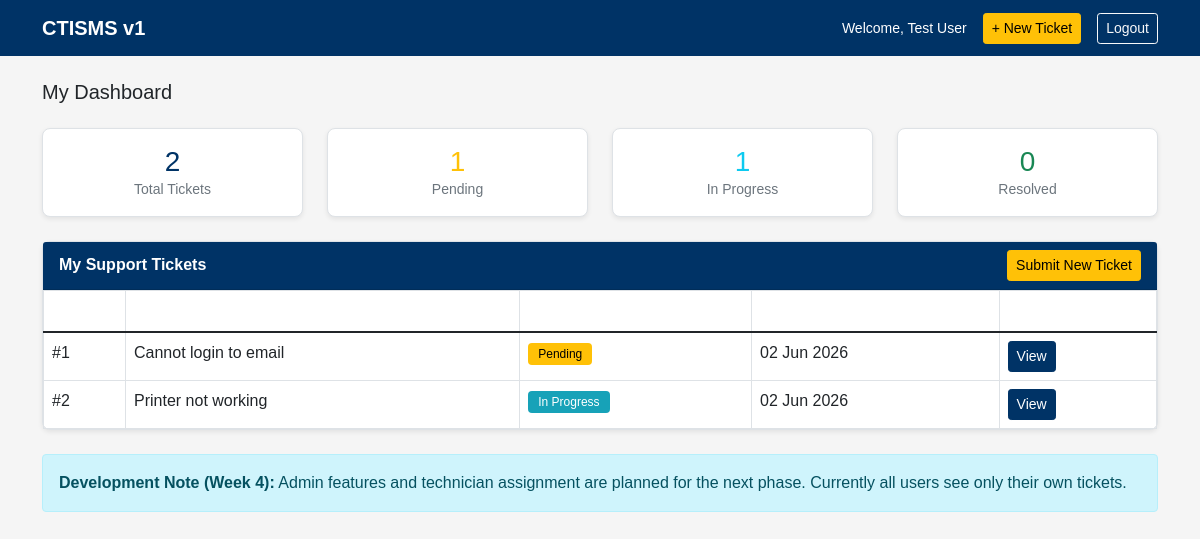
/dashboard.php (signed in), run on the app's committed database.
### tables this page shows
CREATE TABLE `tickets` (
  `id`          INT          NOT NULL AUTO_INCREMENT,
  `title`       VARCHAR(255) NOT NULL,
  `description` TEXT         NOT NULL,
  `status`      VARCHAR(30)  NOT NULL DEFAULT 'Pending',
  `user_id`     INT          NOT NULL,
  `created_at`  DATETIME     NOT NULL DEFAULT CURRENT_TIMESTAMP,
  PRIMARY KEY (`id`),
  KEY `user_id` (`user_id`)
);

### dashboard.php (the view, shortened to what this page needs)
<?php
require_once 'config/db.php';
$stmt = $pdo->prepare("SELECT * FROM tickets WHERE user_id = ? ORDER BY created_at DESC");
$stmt->execute([$_SESSION['user_id']]);
$tickets = $stmt->fetchAll();
$total    = count($tickets);
$pending  = 0;
$inprog   = 0;
$resolved = 0;
foreach ($tickets as $t) {
    if ($t['status'] == 'Pending')     $pending++;
    if ($t['status'] == 'In Progress') $inprog++;
}
?>
<!DOCTYPE html>
<html lang="en">
<head>
    <link href="https://cdn.jsdelivr.net/npm/bootstrap@5.1.3/dist/css/bootstrap.min.css" rel="stylesheet">
    <link href="assets/css/style.css" rel="stylesheet">
</head>
<body>
<nav class="navbar navbar-expand-lg mb-4">
    <div class="container">
        <a class="navbar-brand fw-bold" href="dashboard.php">CTISMS v1</a>
        <div class="ms-auto d-flex align-items-center gap-3">
            <span class="text-white small">
                Welcome, <?= htmlspecialchars($_SESSION['user_name']) ?>
            </span>
            <a href="create_ticket.php" class="btn btn-sm btn-warning">+ New Ticket</a>
            <a href="logout.php" class="btn btn-sm btn-outline-light">Logout</a>
        </div>
    </div>
</nav>
<div class="container">
    <h5 class="mb-4">My Dashboard</h5>
    <div class="row mb-4">
        <div class="col-md-3">
            <div class="card text-center p-3">
                <h3 class="mb-0" style="color:#003366"><?= $total ?></h3>
                <small class="text-muted">Total Tickets</small>
            </div>
        </div>
        <div class="col-md-3">
            <div class="card text-center p-3">
                <h3 class="mb-0 text-warning"><?= $pending ?></h3>
                <small class="text-muted">Pending</small>
            </div>
        </div>
        <div class="col-md-3">
            <div class="card text-center p-3">
                <h3 class="mb-0 text-info"><?= $inprog ?></h3>
                <small class="text-muted">In Progress</small>
            </div>
        </div>
        <div class="col-md-3">
            <div class="card text-center p-3">
                <h3 class="mb-0 text-success"><?= $resolved ?></h3>
                <small class="text-muted">Resolved</small>
            </div>
        </div>
    </div>
    <div class="card">
        <div class="card-header d-flex justify-content-between align-items-center">
            <span>My Support Tickets</span>
            <a href="create_ticket.php" class="btn btn-sm btn-warning">Submit New Ticket</a>
        </div>
        <div class="card-body p-0">
            <?php if (empty($tickets)): ?>
                <div class="text-center py-5 text-muted">
                    <p>No tickets yet. <a href="create_ticket.php">Submit your first ticket</a></p>
                </div>
            <?php else: ?>
            <table class="table table-bordered mb-0">
                <thead>
                    <tr>
                        <th>ID</th>
                        <th>Title</th>
                        <th>Status</th>
                        <th>Submitted</th>
                        <th>Action</th>
                    </tr>
                </thead>
                <tbody>
                <?php foreach ($tickets as $t): ?>
                    <tr>
                        <td>#<?= $t['id'] ?></td>
                        <td><?= htmlspecialchars($t['title']) ?></td>
                        <td>
                            <?php
                            if ($t['status'] == 'Pending')
                                echo '<span class="badge-pending">' . $t['status'] . '</span>';
                            elseif ($t['status'] == 'In Progress')
                                echo '<span class="badge-inprogress">' . $t['status'] . '</span>';
                            else
                                echo '<span class="badge-resolved">' . $t['status'] . '</span>';
                            ?>
                        </td>
                        <td><?= date('d M Y', strtotime($t['created_at'])) ?></td>
                        <td>
                            <a href="view_ticket.php?id=<?= $t['id'] ?>"
                               class="btn btn-sm btn-primary">View</a>
                        </td>
                    </tr>
                <?php endforeach; ?>
                </tbody>
            </table>
            <?php endif; ?>
        </div>
    </div>
    <div class="alert alert-info mt-4">
        <strong>Development Note (Week 4):</strong>
        Admin features and technician assignment are planned for the next phase.
        Currently all users see only their own tickets.
    </div>
</div>
</body>
</html>

### assets/css/style.css (style rules this page uses)
body { background-color: #f5f5f5; font-family: Arial, sans-serif; }
.navbar { background-color: #003366; }
.navbar-brand, .nav-link { color: #ffffff !important; }
.card { border-radius: 8px; border: 1px solid #dee2e6; box-shadow: 0 2px 5px rgba(0,0,0,0.08); }
.card-header { background-color: #003366; color: white; font-weight: bold; }
.badge-pending { background-color: #ffc107; color: #000; padding: 4px 10px; border-radius: 4px; font-size: 12px; }
.badge-inprogress { background-color: #17a2b8; color: #fff; padding: 4px 10px; border-radius: 4px; font-size: 12px; }
.btn-primary { background-color: #003366; border-color: #003366; }
table th { background-color: #003366; color: white; }

### data on the page
tickets: id "1", title "Cannot login to email", status "Pending", created_at "02 Jun 2026"
tickets: id "2", title "Printer not working", status "In Progress", created_at "02 Jun 2026"

### other printed values
$_SESSION['user_name'] "Test User"
$total "2"
$pending "1"
$inprog "1"
$resolved "0"
